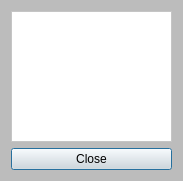
<?xml version="1.0" encoding="UTF-8"?>
<ui version="4.0">
 <class>infoWindow</class>
 <widget class="QDialog" name="infoWindow">
  <property name="geometry">
   <rect>
    <x>0</x>
    <y>0</y>
    <width>183</width>
    <height>181</height>
   </rect>
  </property>
  <property name="windowTitle">
   <string>Connection info</string>
  </property>
  <property name="styleSheet">
   <string notr="true">background-color: rgb(188, 188, 188);</string>
  </property>
  <property name="windowFilePath">
   <string/>
  </property>
  <layout class="QGridLayout" name="gridLayout">
   <item row="0" column="0">
    <widget class="QTextEdit" name="te_Info">
     <property name="styleSheet">
      <string notr="true">background-color: rgb(255, 255, 255);</string>
     </property>
     <property name="readOnly">
      <bool>true</bool>
     </property>
    </widget>
   </item>
   <item row="1" column="0">
    <widget class="QPushButton" name="pb_Close">
     <property name="styleSheet">
      <string notr="true">background-color: rgb(225, 225, 225);</string>
     </property>
     <property name="text">
      <string>Close</string>
     </property>
    </widget>
   </item>
  </layout>
 </widget>
 <resources/>
 <connections/>
</ui>
